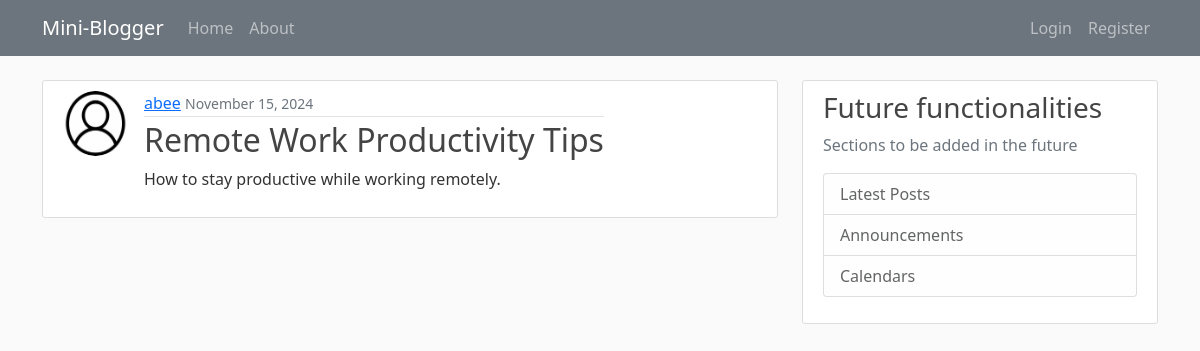
The app's page /post/31/ with its own data.
### blog/models.py (models this page shows, shortened)
class Post(models.Model):
    title = models.CharField(max_length=100)
    content = models.TextField()
    created_at = models.DateTimeField(default=timezone.now)
    author = models.ForeignKey(User, on_delete=models.CASCADE)

### users/models.py (models this page shows, shortened)
class Profile(models.Model):
    user = models.OneToOneField(User, on_delete=models.CASCADE)
    image = models.ImageField(default="OIP.jfif", upload_to='profile_pics')

### blog/views.py (the view)
# urls.py: path('post/<int:pk>/', PostDetailView.as_view(), name='post-detail'),
class PostDetailView(DetailView):
    model = Post

### blog/templates/blog/post_detail.html (shortened to what this page needs)
{% extends "blog/layout.html" %}
{% block content %}
    <article class="media content-section posts">
        <img class="rounded-circle article-img" src="{{ object.author.profile.image.url }}" alt="Profile Picture">
        <div class="media-body">
        <div class="article-metadata">
            <a class="mr-2" href="{% url 'user-posts' object.author.username %}">{{ object.author }}</a>
            <small class="text-muted">{{ object.created_at|date:"F d, Y" }}</small>
            </div>
        <h2 class="article-title">{{ object.title }}</h2>
        <p class="article-content">{{ object.content }}</p>
        </div>
    </article>
{% endblock content %}

### blog/static/blog/main.css (style rules this page uses)
body { background: #fafafa; color: #333333; margin-top: 5rem; }
h1, h2, h3, h4, h5, h6 { color: #444444; }
.content-section { background: #ffffff; padding: 10px 20px; border: 1px solid #dddddd; border-radius: 3px; margin-bottom: 20px; }
.article-title { color: #444444; }
.article-content { white-space: pre-line; }
.article-img { height: 65px; width: 65px; margin-right: 16px; }
.article-metadata { padding-bottom: 1px; margin-bottom: 4px; border-bottom: 1px solid #e3e3e3 }
.posts { display: flex; }

### records on screen
Post: author.profile.image (picture), author "abee", created_at "November 15, 2024", title "Remote Work Productivity Tips", content "How to stay productive while working remotely."
